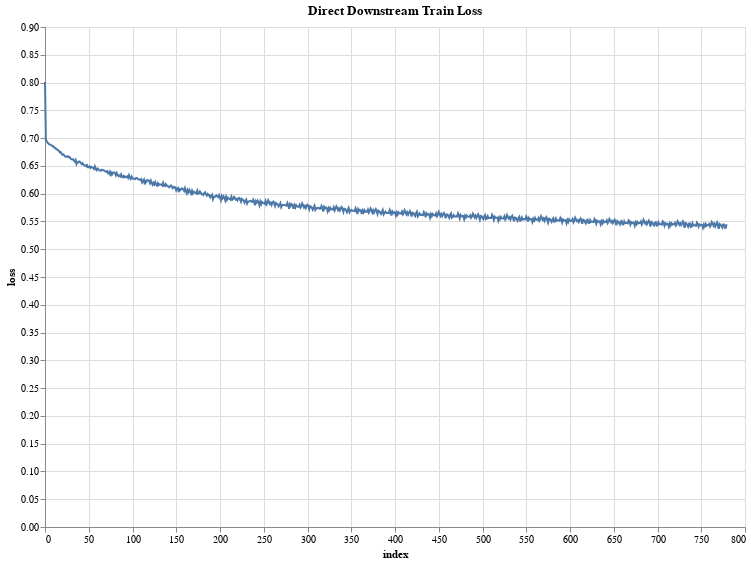

The notebook cell saved with this chart:
### Code cell
df = pl.DataFrame({'loss': loss_history})
def plot_loss(loss_df):
  # loss_df_long = loss_df.unpivot(index='stepsx100', value_name='loss')
  # min_loss = loss_df_long['loss'].min()
  # max_loss = loss_df_long['loss'].max(
  loss_df = loss_df.with_row_index()
  loss_chart = alt.Chart(loss_df).mark_line().encode(
    alt.X('index:Q'),
    alt.Y('loss:Q'),
  ).properties(
    width=700,
    height=500,
    title = 'Direct Downstream Train Loss'
  )
  return loss_chart
plot_loss(df)

### Figure 1 — Vega specification as saved in the notebook (floating-point values rounded to 4 significant figures; data arrays with more than 128 entries replaced by an {"elided": "..."} marker saying what was removed)
{"$schema": "https://vega.github.io/schema/vega/v5.json", "data": [{"name": "source_0", "values": {"elided": "780 records"}}, {"name": "source_0_x_domain_index", "values": [{"min": 0, "max": 779}]}, {"name": "source_0_y_domain_loss", "values": [{"min": 0.5368, "max": 0.801}]}], "marks": [{"type": "line", "name": "marks", "from": {"data": "source_0"}, "sort": {"field": "x"}, "encode": {"update": {"x": {"field": "index", "scale": "x"}, "stroke": {"value": "#4c78a8"}, "defined": {"signal": "isValid(datum[\"index\"]) && isFinite(+datum[\"index\"]) && isValid(datum[\"loss\"]) && isFinite(+datum[\"loss\"])"}, "y": {"field": "loss", "scale": "y"}}}, "style": ["line"]}], "scales": [{"name": "x", "type": "linear", "domain": [{"signal": "(data(\"source_0_x_domain_index\")[0] || {}).min"}, {"signal": "(data(\"source_0_x_domain_index\")[0] || {}).max"}], "range": [0, {"signal": "width"}], "nice": true, "zero": false}, {"name": "y", "type": "linear", "domain": [{"signal": "(data(\"source_0_y_domain_loss\")[0] || {}).min"}, {"signal": "(data(\"source_0_y_domain_loss\")[0] || {}).max"}], "range": [{"signal": "height"}, 0], "zero": true, "nice": true}], "axes": [{"scale": "x", "labels": false, "gridScale": "y", "tickCount": {"signal": "ceil(width/40)"}, "domain": false, "grid": true, "zindex": 0, "orient": "bottom", "minExtent": 0, "aria": false, "ticks": false, "maxExtent": 0}, {"scale": "y", "aria": false, "minExtent": 0, "ticks": false, "grid": true, "zindex": 0, "maxExtent": 0, "gridScale": "x", "orient": "left", "tickCount": {"signal": "ceil(height/40)"}, "labels": false, "domain": false}, {"scale": "x", "grid": false, "orient": "bottom", "labelFlush": true, "title": "index", "tickCount": {"signal": "ceil(width/40)"}, "zindex": 0, "labelOverlap": true}, {"scale": "y", "title": "loss", "orient": "left", "zindex": 0, "tickCount": {"signal": "ceil(height/40)"}, "labelOverlap": true, "grid": false}], "title": {"text": "Direct Downstream Train Loss", "frame": "group"}, "padding": 5, "width": 700, "style": "cell", "height": 500, "background": "white"}
